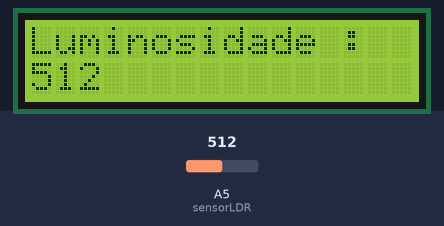
Recording of a sketch running on a simulated Arduino Uno, built with avr-gcc and run on an emulated ATmega328P. Parts: 16×2 character LCD. The inputs (shaded band) are chosen by the test bench; at power-on: A5 (sensorLDR) = 512. What the sketch prints to the serial monitor is not drawn.

Above: at 1.2 s.
1.3 s: A5 (sensorLDR) set to 716
At 1.8 s:
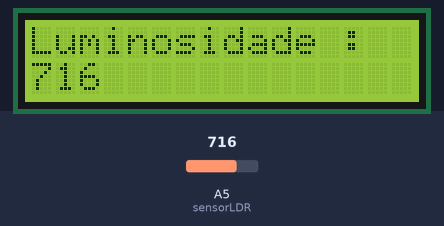
2.8 s: A5 (sensorLDR) set to 900
At 4.0 s:
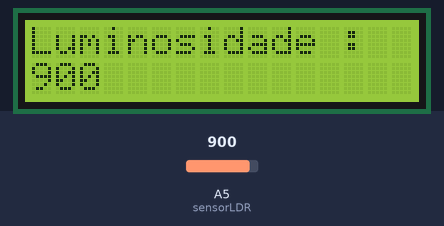
4.3 s: A5 (sensorLDR) set to 1023
At 5.3 s:
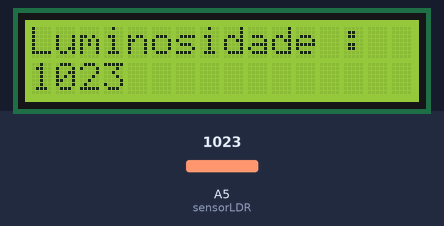
Timing chart, 0 to 7.3 s (numbered marks = the images above; inputs shaded):
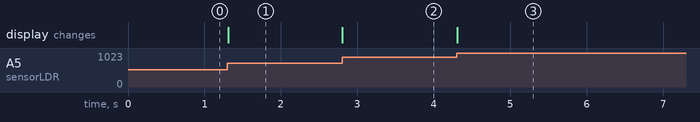

Measured:
- after the input at 1.3 s, the display: changes at once (image 1)
- after the input at 2.8 s, the display: changes at once (image 2)
- after the input at 4.3 s, the display: changes at once (image 3)

The sketch:

MostraLCD_Luminosidade.ino
```cpp
#include <LiquidCrystal.h>
LiquidCrystal lcd(12, 11, 5, 4, 3, 2);
int sensorLDR = A5;
int luminosidade;

void setup() {
  lcd.begin(16, 2);
  Serial.begin(9600);
}

void loop() {
  luminosidade = analogRead (sensorLDR);
  Serial.println (luminosidade);
  lcd.setCursor(0, 0);
  lcd. print("Luminosidade : ");
  lcd.setCursor(0, 1);
  lcd. print(luminosidade);
}
```
